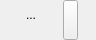
<?xml version="1.0" encoding="UTF-8"?>
<ui version="4.0">
 <class>Form_Color_Widget</class>
 <widget class="QWidget" name="Form_Color_Widget">
  <property name="geometry">
   <rect>
    <x>0</x>
    <y>0</y>
    <width>96</width>
    <height>40</height>
   </rect>
  </property>
  <property name="minimumSize">
   <size>
    <width>45</width>
    <height>40</height>
   </size>
  </property>
  <property name="maximumSize">
   <size>
    <width>96</width>
    <height>40</height>
   </size>
  </property>
  <property name="windowTitle">
   <string>Form</string>
  </property>
  <layout class="QGridLayout" name="gridLayout">
   <property name="leftMargin">
    <number>0</number>
   </property>
   <property name="topMargin">
    <number>0</number>
   </property>
   <property name="rightMargin">
    <number>0</number>
   </property>
   <property name="bottomMargin">
    <number>0</number>
   </property>
   <property name="horizontalSpacing">
    <number>1</number>
   </property>
   <property name="verticalSpacing">
    <number>0</number>
   </property>
   <item row="0" column="0">
    <widget class="QWidget" name="widget" native="true">
     <property name="minimumSize">
      <size>
       <width>30</width>
       <height>40</height>
      </size>
     </property>
     <property name="maximumSize">
      <size>
       <width>30</width>
       <height>40</height>
      </size>
     </property>
     <layout class="QGridLayout" name="gridLayout_2">
      <property name="leftMargin">
       <number>0</number>
      </property>
      <property name="topMargin">
       <number>0</number>
      </property>
      <property name="rightMargin">
       <number>0</number>
      </property>
      <property name="bottomMargin">
       <number>4</number>
      </property>
      <property name="spacing">
       <number>0</number>
      </property>
      <item row="0" column="0">
       <widget class="QToolButton" name="tb_action">
        <property name="minimumSize">
         <size>
          <width>26</width>
          <height>30</height>
         </size>
        </property>
        <property name="maximumSize">
         <size>
          <width>26</width>
          <height>30</height>
         </size>
        </property>
        <property name="styleSheet">
         <string notr="true">QToolButton
{ border-style:none;}</string>
        </property>
        <property name="text">
         <string>...</string>
        </property>
       </widget>
      </item>
      <item row="1" column="0">
       <widget class="QLabel" name="lbl_color">
        <property name="minimumSize">
         <size>
          <width>26</width>
          <height>6</height>
         </size>
        </property>
        <property name="maximumSize">
         <size>
          <width>26</width>
          <height>6</height>
         </size>
        </property>
        <property name="text">
         <string/>
        </property>
       </widget>
      </item>
     </layout>
    </widget>
   </item>
   <item row="0" column="1">
    <widget class="QToolButton" name="tb_menu">
     <property name="minimumSize">
      <size>
       <width>15</width>
       <height>40</height>
      </size>
     </property>
     <property name="maximumSize">
      <size>
       <width>15</width>
       <height>16777215</height>
      </size>
     </property>
     <property name="text">
      <string/>
     </property>
    </widget>
   </item>
  </layout>
 </widget>
 <resources/>
 <connections/>
</ui>
